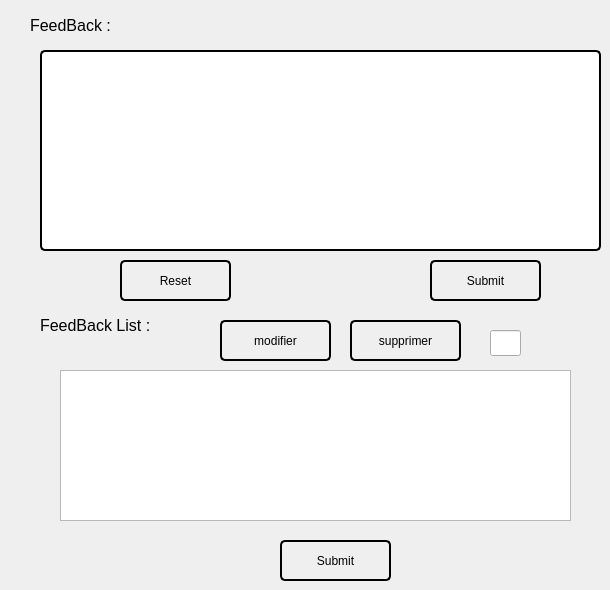
    <widget class="QWidget" name="tab_4">
     <attribute name="title">
      <string>Feedback</string>
     </attribute>
     <widget class="QLabel" name="label_15">
      <property name="geometry">
       <rect>
        <x>30</x>
        <y>10</y>
        <width>171</width>
        <height>31</height>
       </rect>
      </property>
      <property name="styleSheet">
       <string notr="true">background-color:none;</string>
      </property>
      <property name="text">
       <string>&lt;html&gt;&lt;head/&gt;&lt;body&gt;&lt;p&gt;&lt;span style=&quot; font-size:12pt;&quot;&gt;FeedBack :&lt;/span&gt;&lt;/p&gt;&lt;/body&gt;&lt;/html&gt;</string>
      </property>
     </widget>
     <widget class="QLineEdit" name="lineEdit_8">
      <property name="geometry">
       <rect>
        <x>40</x>
        <y>50</y>
        <width>561</width>
        <height>201</height>
       </rect>
      </property>
      <property name="toolTip">
       <string>&lt;html&gt;&lt;head/&gt;&lt;body&gt;&lt;p align=&quot;center&quot;&gt;&lt;br/&gt;&lt;/p&gt;&lt;/body&gt;&lt;/html&gt;</string>
      </property>
      <property name="styleSheet">
       <string notr="true">border: 2px solid black;
border-radius: 5px;</string>
      </property>
      <property name="text">
       <string/>
      </property>
     </widget>
     <widget class="QLabel" name="label_16">
      <property name="geometry">
       <rect>
        <x>40</x>
        <y>310</y>
        <width>171</width>
        <height>31</height>
       </rect>
      </property>
      <property name="styleSheet">
       <string notr="true">background-color:none;</string>
      </property>
      <property name="text">
       <string>&lt;html&gt;&lt;head/&gt;&lt;body&gt;&lt;p&gt;&lt;span style=&quot; font-size:12pt;&quot;&gt;FeedBack List :&lt;/span&gt;&lt;/p&gt;&lt;/body&gt;&lt;/html&gt;</string>
      </property>
     </widget>
     <widget class="QPushButton" name="pushButton_7">
      <property name="geometry">
       <rect>
        <x>120</x>
        <y>260</y>
        <width>111</width>
        <height>41</height>
       </rect>
      </property>
      <property name="styleSheet">
       <string notr="true">border: 2px solid black;
border-radius: 5px;</string>
      </property>
      <property name="text">
       <string>Reset</string>
      </property>
     </widget>
     <widget class="QPushButton" name="pushButton_8">
      <property name="geometry">
       <rect>
        <x>430</x>
        <y>260</y>
        <width>111</width>
        <height>41</height>
       </rect>
      </property>
      <property name="toolTip">
       <string>&lt;html&gt;&lt;head/&gt;&lt;body&gt;&lt;p&gt;&lt;br/&gt;&lt;/p&gt;&lt;/body&gt;&lt;/html&gt;</string>
      </property>
      <property name="styleSheet">
       <string notr="true">border: 2px solid black;
border-radius: 5px;</string>
      </property>
      <property name="text">
       <string>Submit</string>
      </property>
     </widget>
     <widget class="QPushButton" name="pushButton_9">
      <property name="geometry">
       <rect>
        <x>280</x>
        <y>540</y>
        <width>111</width>
        <height>41</height>
       </rect>
      </property>
      <property name="toolTip">
       <string>&lt;html&gt;&lt;head/&gt;&lt;body&gt;&lt;p&gt;&lt;br/&gt;&lt;/p&gt;&lt;/body&gt;&lt;/html&gt;</string>
      </property>
      <property name="styleSheet">
       <string notr="true">border: 2px solid black;
border-radius: 5px;</string>
      </property>
      <property name="text">
       <string>Submit</string>
      </property>
     </widget>
     <widget class="QPushButton" name="modifier">
      <property name="geometry">
       <rect>
        <x>220</x>
        <y>320</y>
        <width>111</width>
        <height>41</height>
       </rect>
      </property>
      <property name="toolTip">
       <string>&lt;html&gt;&lt;head/&gt;&lt;body&gt;&lt;p&gt;&lt;br/&gt;&lt;/p&gt;&lt;/body&gt;&lt;/html&gt;</string>
      </property>
      <property name="styleSheet">
       <string notr="true">border: 2px solid black;
border-radius: 5px;</string>
      </property>
      <property name="text">
       <string>modifier</string>
      </property>
     </widget>
     <widget class="QPushButton" name="supprimer">
      <property name="geometry">
       <rect>
        <x>350</x>
        <y>320</y>
        <width>111</width>
        <height>41</height>
       </rect>
      </property>
      <property name="toolTip">
       <string>&lt;html&gt;&lt;head/&gt;&lt;body&gt;&lt;p&gt;&lt;br/&gt;&lt;/p&gt;&lt;/body&gt;&lt;/html&gt;</string>
      </property>
      <property name="styleSheet">
       <string notr="true">border: 2px solid black;
border-radius: 5px;</string>
      </property>
      <property name="text">
       <string>supprimer</string>
      </property>
     </widget>
     <widget class="QLineEdit" name="idLineEdit">
      <property name="geometry">
       <rect>
        <x>490</x>
        <y>330</y>
        <width>31</width>
        <height>26</height>
       </rect>
      </property>
     </widget>
     <widget class="QTableView" name="tableView_3">
      <property name="geometry">
       <rect>
        <x>60</x>
        <y>370</y>
        <width>511</width>
        <height>151</height>
       </rect>
      </property>
     </widget>
    </widget>
